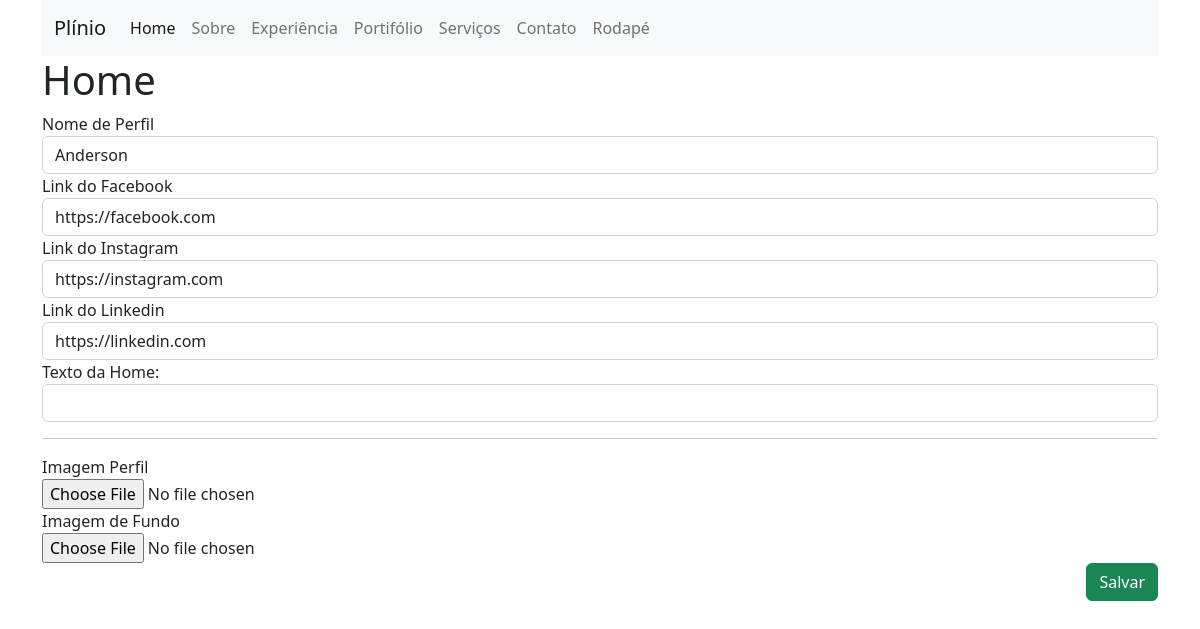
/admin/home.php (signed in), run on an earlier commit of the app's database.
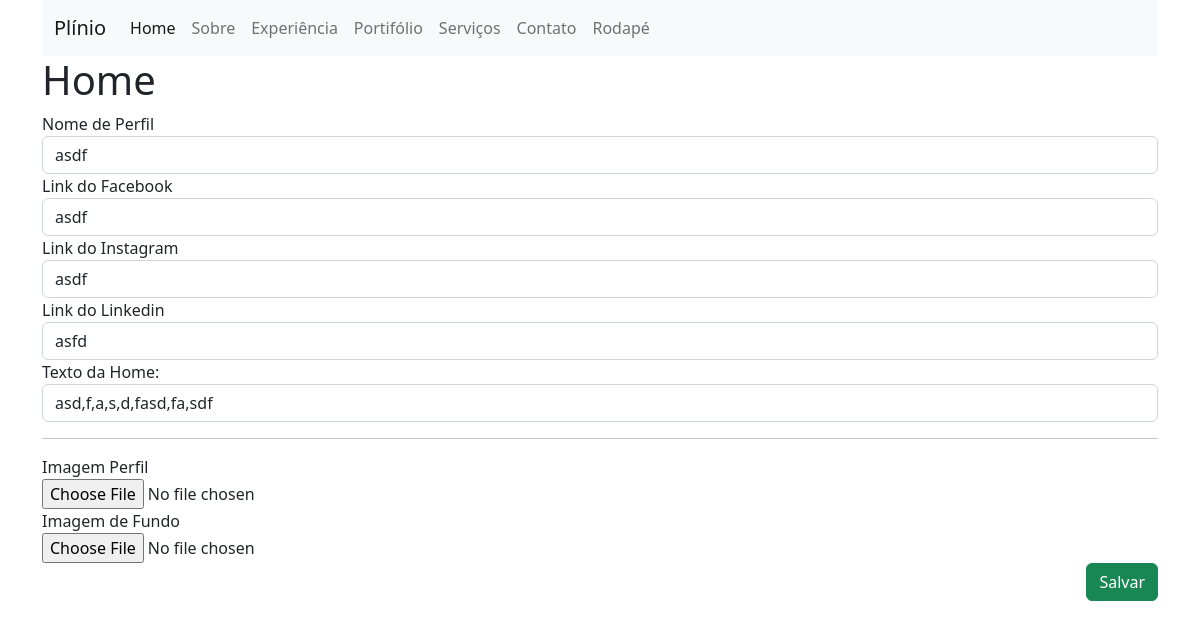
And on a later commit of the database.
### tables this page shows
CREATE TABLE `settings` (
  `id` int(10) unsigned NOT NULL AUTO_INCREMENT,
  `setting_key` varchar(50) DEFAULT NULL,
  `setting_value` text,
  PRIMARY KEY (`id`)
);

### admin/connect.php (called while the page is built, shortened)
<?php
class connect
{
    public static function select($sql)
    {
        try {
            $cnx = new PDO('mysql:host=' . HOST . ';dbname=' . DB . '', USER, PASS, array(PDO::MYSQL_ATTR_INIT_COMMAND => "SET NAMES utf8"));
            $con = $cnx->prepare($sql);
            $con->execute();
            return $con->fetch(PDO::FETCH_ASSOC);
        } catch (PDOException $e) {
            echo "Ops! desculpe, algo deu errado, por favor tente mais tarde:<br>";
            echo $e->getMessage();
        }
    }
}

### admin/helpers.php (called while the page is built, shortened)
<?php
include_once __DIR__."./connect.php";
class Helpers
{
    public static function getSettings($setting_key)
    {
        $set = connect::select("SELECT setting_value FROM settings WHERE setting_key = '{$setting_key}'");
        return $set['setting_value'];
    }
}

### admin/pg/inicio.php (the view, shortened to what this page needs)
<h1>Home</h1>
<form class="form-group" method="post" enctype="multipart/form-data">
    <label for="nome_perfil">Nome de Perfil</label>
    <input class="form-control" type="text" name="nome_perfil" id="nome_perfil" value="<?= Helpers::getSettings("nome_perfil") ?>">
    <label for="link_face">Link do Facebook</label>
    <input class="form-control" type="text" name="link_face" id="link_face" value="<?= Helpers::getSettings("link_face") ?>">
    <label for="link_insta">Link do Instagram</label>
    <input class="form-control" type="text" name="link_insta" id="link_insta" value="<?= Helpers::getSettings("link_insta") ?>">
    <label for="link_linkedin">Link do Linkedin</label>
    <input class="form-control" type="text" name="link_linkedin" id="link_linkedin" value="<?= Helpers::getSettings("link_linkedin") ?>">
    <label for="txt_home">Texto da Home:</label>
    <?php
    $txt_home = json_decode(Helpers::getSettings("txt_home"));
    $txt_home_value = "";
    $total = count($txt_home);
    $i = 0;
    foreach ($txt_home as $value) {
        $txt_home_value .= $value;
        if (++$i < $total) {
            $txt_home_value .= ",";
        }
    }
    ?>
    <input class="form-control" type="text" name="txt_home" id="txt_home" value="<?= $txt_home_value ?>">
    <hr>
    <label for="img_profile">Imagem Perfil</label><br>
    <input type="file" name="img_profile" id="img_profile" accept="image/*">
    <br>
    <label for="img_background">Imagem de Fundo</label><br>
    <input type="file" name="img_background" id="img_fundo" accept="image/*">
    <br>
    <input class="btn btn-success float-end" type="submit" value="Salvar" name="salvar">
</form>

What changed in the data, as far as the page shows it:
changed settings (number 1 of 4 on the later page): nome_perfil "Anderson" → "asdf"
changed settings (number 2 of 4 on the later page): link_face "https://facebook.com" → "asdf"
changed settings (number 3 of 4 on the later page): link_insta "https://instagram.com" → "asdf"
changed settings: link_linkedin "https://linkedin.com" → "asfd"
Also different on the page:
form field txt_home: (not shown) → "asd,f,a,s,d,fasd,fa,sdf"
